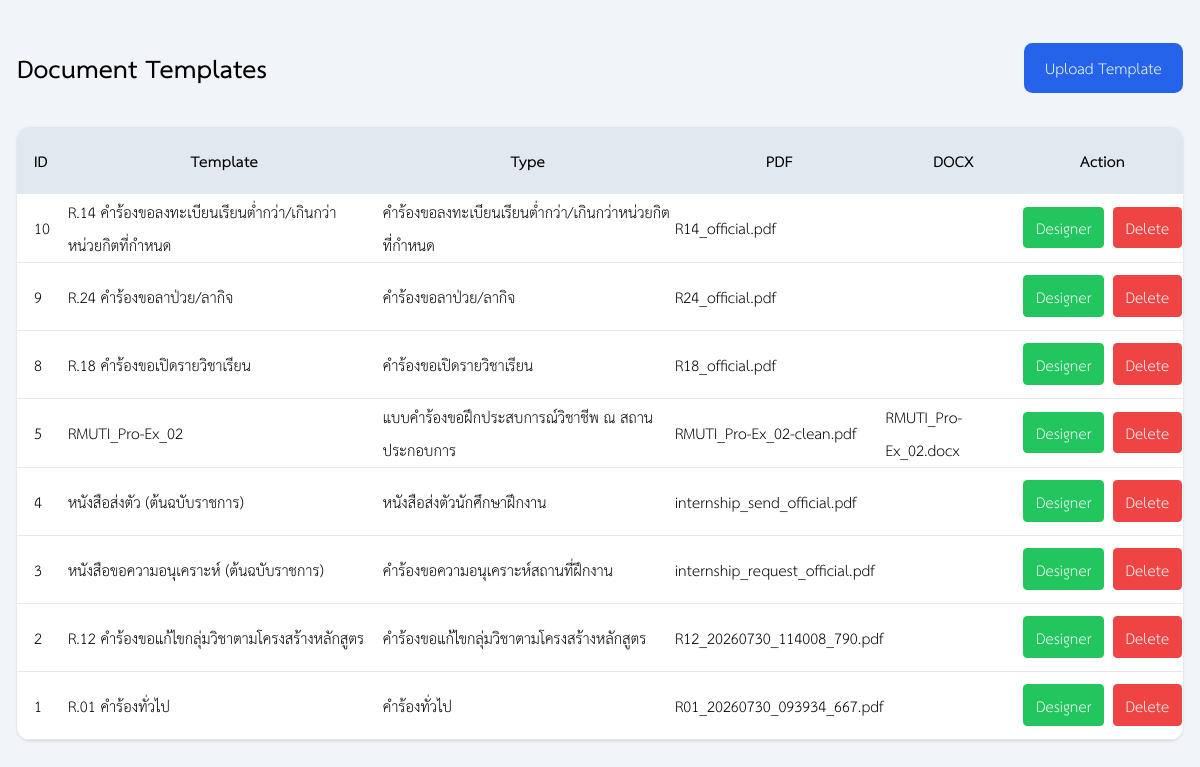
The page /admin/templates.php on the database its author committed.
### tables this page shows
CREATE TABLE `document_template` (
  `template_id` int(11) NOT NULL AUTO_INCREMENT,
  `document_type_id` int(11) NOT NULL,
  `template_name` varchar(255) NOT NULL,
  `pdf_template` varchar(255) DEFAULT NULL,
  `docx_template` varchar(255) DEFAULT NULL,
  `original_file` varchar(500) NOT NULL,
  `preview_image` varchar(255) DEFAULT NULL,
  `total_pages` int(11) DEFAULT 1,
  `file_type` varchar(50) DEFAULT 'pdf',
  `status` enum('draft','active','inactive') NOT NULL DEFAULT 'draft',
  `imported_by` int(11) DEFAULT NULL,
  `imported_at` timestamp NOT NULL DEFAULT current_timestamp(),
  PRIMARY KEY (`template_id`),
  KEY `fk_template_document_type` (`document_type_id`),
  KEY `fk_template_imported_by` (`imported_by`),
  CONSTRAINT `fk_template_document_type` FOREIGN KEY (`document_type_id`) REFERENCES `document_type` (`document_type_id`) ON UPDATE CASCADE,
  CONSTRAINT `fk_template_imported_by` FOREIGN KEY (`imported_by`) REFERENCES `users` (`user_id`) ON DELETE SET NULL ON UPDATE CASCADE
);

CREATE TABLE `document_type` (
  `document_type_id` int(11) NOT NULL AUTO_INCREMENT,
  `document_code` varchar(50) NOT NULL,
  `document_name` varchar(255) NOT NULL,
  `form_file` varchar(100) DEFAULT NULL,
  `description` text DEFAULT NULL,
  `status` enum('active','inactive') NOT NULL DEFAULT 'active',
  PRIMARY KEY (`document_type_id`),
  UNIQUE KEY `document_code` (`document_code`)
);

### admin/templates.php (the view, shortened to what this page needs)
<?php
$result=mysqli_query($conn,"
SELECT
dt.template_id,
dt.template_name,
dt.pdf_template,
dt.docx_template,
d.document_name
FROM document_template dt
LEFT JOIN document_type d
ON d.document_type_id=dt.document_type_id
ORDER BY dt.template_id DESC
");
?>
<!doctype html>
<html>
<head>
<link rel="stylesheet" href="/Project/assets/css/responsive.css?v=20260911-2">
<script src="https://cdn.tailwindcss.com"></script>
</head>
<body class="bg-slate-100">
<div class="max-w-7xl mx-auto px-4 py-6 sm:py-10">
<div class="flex flex-wrap justify-between items-center gap-4 mb-8">
<h1 class="text-3xl font-bold">
Document Templates
</h1>
<a
href="upload_template.php"
class="bg-blue-600 text-white px-5 py-2 rounded-lg">
Upload Template
</a>
</div>
<div class="bg-white rounded-xl shadow overflow-x-auto">
<table class="w-full min-w-[720px]">
<thead class="bg-slate-200">
<tr>
<th class="p-4 text-left">
ID
</th>
<th>
Template
</th>
<th>
Type
</th>
<th>
PDF
</th>
<th>
DOCX
</th>
<th>
Action
</th>
</tr>
</thead>
<tbody>
<?php while($row=mysqli_fetch_assoc($result)){ ?>
<tr class="border-b">
<td class="p-4">
<?= $row['template_id'] ?>
</td>
<td>
<?= $row['template_name'] ?>
</td>
<td>
<?= $row['document_name'] ?>
</td>
<td>
<?= $row['pdf_template'] ?>
</td>
<td>
<?= $row['docx_template'] ?>
</td>
<td>
<div class="flex gap-2">
<a
href="template_designer.php?id=<?= $row['template_id']?>"
class="bg-green-500 text-white px-3 py-1 rounded">
Designer
</a>
<a
href="delete_template.php?id=<?= $row['template_id']?>"
class="bg-red-500 text-white px-3 py-1 rounded">
Delete
</a>
</div>
</td>
</tr>
<?php } ?>
</tbody>
</table>
</div>
</div>
</body>
</html>

### assets/css/responsive.css (style rules this page uses)
:root { color-scheme: light; }
html { min-width: 320px; overflow-x: hidden; font-size: 17px; -webkit-text-size-adjust: 100%; text-size-adjust: 100%; }
body { min-width: 320px; overflow-x: hidden; font-family: "TH Sarabun PSK", Tahoma, "Noto Sans Thai", sans-serif; font-size: 22px; }
.text-3xl { font-size: 36px !important; }
.overflow-x-auto { overscroll-behavior-inline: contain; -webkit-overflow-scrolling: touch; touch-action: pan-x pan-y; }

### rows shown on the page
document_template: template_id "10", template_name "R.14 คำร้องขอลงทะเบียนเรียนต่ำกว่า/เกินกว่าหน่วยกิตที่กำหนด", document_type.document_name "คำร้องขอลงทะเบียนเรียนต่ำกว่า/เกินกว่าหน่วยกิตที่กำหนด", pdf_template "R14_official.pdf"
document_template: template_id "9", template_name "R.24 คำร้องขอลาป่วย/ลากิจ", document_type.document_name "คำร้องขอลาป่วย/ลากิจ", pdf_template "R24_official.pdf"
document_template: template_id "8", template_name "R.18 คำร้องขอเปิดรายวิชาเรียน", document_type.document_name "คำร้องขอเปิดรายวิชาเรียน", pdf_template "R18_official.pdf"
document_template: template_id "5", template_name "RMUTI_Pro-Ex_02", document_type.document_name "แบบคำร้องขอฝึกประสบการณ์วิชาชีพ ณ สถานประกอบการ", pdf_template "RMUTI_Pro-Ex_02-clean.pdf", docx_template "RMUTI_Pro-Ex_02.docx"
document_template: template_id "4", template_name "หนังสือส่งตัว (ต้นฉบับราชการ)", document_type.document_name "หนังสือส่งตัวนักศึกษาฝึกงาน", pdf_template "internship_send_official.pdf"
document_template: template_id "3", template_name "หนังสือขอความอนุเคราะห์ (ต้นฉบับราชการ)", document_type.document_name "คำร้องขอความอนุเคราะห์สถานที่ฝึกงาน", pdf_template "internship_request_official.pdf"
document_template: template_id "2", template_name "R.12 คำร้องขอแก้ไขกลุ่มวิชาตามโครงสร้างหลักสูตร", document_type.document_name "คำร้องขอแก้ไขกลุ่มวิชาตามโครงสร้างหลักสูตร", pdf_template "R12_20260730_114008_790.pdf"
document_template: template_id "1", template_name "R.01 คำร้องทั่วไป", document_type.document_name "คำร้องทั่วไป", pdf_template "R01_20260730_093934_667.pdf"
